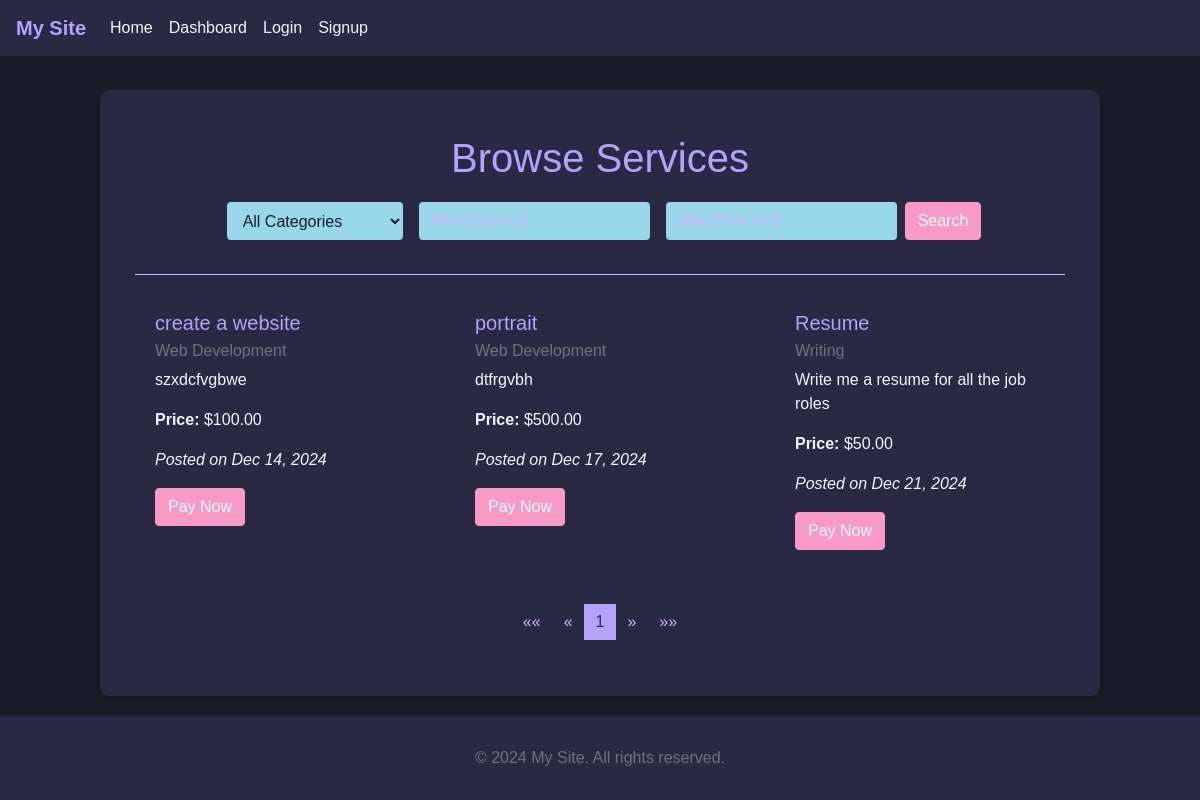
/services/, run on an earlier commit of the app's database.
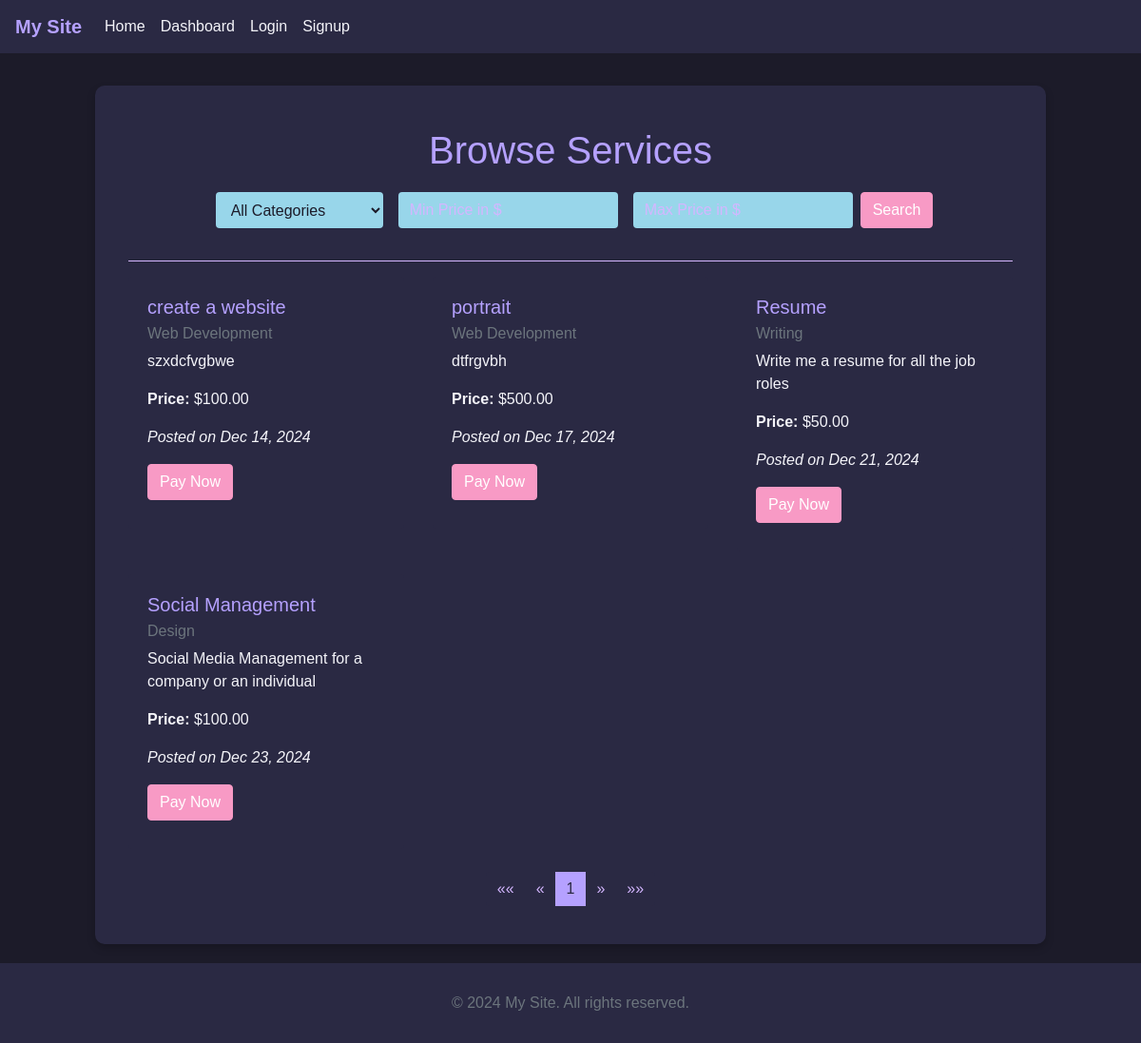
And on a later commit of the database.
### services/models.py (models this page shows, shortened)
class Service(models.Model):
    CATEGORY_CHOICES = [
        ('web_dev', 'Web Development'),
        ('design', 'Design'),
        ('writing', 'Writing'),
        ('marketing', 'Marketing'),
    ]
    title = models.CharField(max_length=200)
    description = models.TextField()
    price = models.DecimalField(max_digits=10, decimal_places=2, null=False, blank=False)
    category = models.CharField(max_length=50, choices=CATEGORY_CHOICES)
    owner = models.ForeignKey('users.CustomUser', on_delete=models.CASCADE, related_name='services')
    created_at = models.DateTimeField(auto_now_add=True)
    updated_at = models.DateTimeField(auto_now=True)
    is_paid = models.BooleanField(default=False)  # New field to track payment status

### services/views.py (the view)
# urls.py: path('', views.service_list, name='service_list'),              # List all services
def service_list(request):
    services = Service.objects.all()
    form = ServiceSearchForm(request.GET)  # Bind the form to GET parameters
    if form.is_valid():
        category = form.cleaned_data.get('category')
        min_price = form.cleaned_data.get('min_price')
        max_price = form.cleaned_data.get('max_price')
        if category:
            services = services.filter(category=category)
        if min_price is not None:
            services = services.filter(price__gte=min_price)
        if max_price is not None:
            services = services.filter(price__lte=max_price)
    paginator = Paginator(services, 5)  # Show 5 services per page
    page_number = request.GET.get('page')
    page_obj = paginator.get_page(page_number)
    return render(request, 'services/service_list.html', {
        'page_obj': page_obj,
        'form': form,
    })

### services/forms.py
class ServiceSearchForm(forms.Form):
    title = forms.CharField(max_length=200, required=False, label='Title')
    category = forms.ChoiceField(choices=[('', 'All Categories')] + Service.CATEGORY_CHOICES, required=False)
    min_price = forms.DecimalField(max_digits=10, decimal_places=2, required=False, label='Min Price')
    max_price = forms.DecimalField(max_digits=10, decimal_places=2, required=False, label='Max Price')

### users/context_processors.py (called while the page is built)
def dashboard_url(request):
    if request.user.is_authenticated:
        if request.user.role == ROLE_FREELANCER:
            return {'dashboard_url': reverse('users:freelancer_dashboard')}
        elif request.user.role == ROLE_CLIENT:
            return {'dashboard_url': reverse('users:client_dashboard')}
    return {'dashboard_url': None}

### services/templates/services/service_list.html (shortened to what this page needs)
{% extends 'services/base.html' %}
{% load static %}
{% block content %}
<div class="container mt-4">
    <h1 class="text-center" style="color: #B5A1FF;">Browse Services</h1>
    <form method="get" action="{% url 'services:service_list' %}" class="form-inline justify-content-center mb-4">
        <div class="form-group mx-sm-2">
            <select name="category" id="id_category" class="form-control" style="background-color: #98D6EA; color: #1C1B29; border: none;">
                {% for choice in form.fields.category.choices %}
                    <option value="{{ choice.0 }}" {% if request.GET.category == choice.0 %}selected{% endif %}>
                        {{ choice.1 }}
                    </option>
                {% endfor %}
            </select>
        </div>
        <div class="form-group mx-sm-2">
            <input type="number" step="50" name="min_price" id="id_min_price" class="form-control" placeholder="Min Price in $" value="{{ request.GET.min_price|default:'' }}" style="background-color: #98D6EA; color: #1C1B29; border: none;">
        </div>
        <div class="form-group mx-sm-2">
            <input type="number" step="50" name="max_price" id="id_max_price" class="form-control" placeholder="Max Price in $" value="{{ request.GET.max_price|default:'' }}" style="background-color: #98D6EA; color: #1C1B29; border: none;">
        </div>
        <button type="submit" class="btn btn-primary" style="background-color: #F89AC5; border-color: #F89AC5;">Search</button>
    </form>
    <hr style="border-color: #D4B6FF;">
    {% if page_obj %}
        <div class="row">
            {% for service in page_obj %}
                <div class="col-md-4 mb-4">
                    <div class="card" style="background-color: #2A2943; color: #f4f4f9; border: none;">
                        <div class="card-body">
                            <h5 class="card-title" style="color: #B5A1FF;">{{ service.title }}</h5>
                            <h6 class="card-subtitle mb-2 text-muted" style="color: #D4B6FF;">{{ service.get_category_display }}</h6>
                            <p class="card-text">{{ service.description|truncatewords:20 }}</p>
                            <p><strong>Price:</strong> ${{ service.price }}</p>
                            <p><em>Posted on {{ service.created_at|date:"M d, Y" }}</em></p>
                            <a href="{% url 'services:create_booking' service_id=service.pk %}" class="btn btn-primary" style="background-color: #F89AC5; border-color: #F89AC5;">Pay Now</a>
                        </div>
                    </div>
                </div>
            {% endfor %}
        </div>
        <nav aria-label="Page navigation">
            <ul class="pagination justify-content-center">
                {% if page_obj.has_previous %}
                    <li class="page-item">
                        <a class="page-link" href="?page=1" aria-label="First" style="color: #D4B6FF; background-color: #2A2943; border: none;">
                            <span aria-hidden="true">&laquo;&laquo;</span>
                        </a>
                    </li>
                    <li class="page-item">
                        <a class="page-link" href="?page={{ page_obj.previous_page_number }}" aria-label="Previous" style="color: #D4B6FF; background-color: #2A2943; border: none;">
                            <span aria-hidden="true">&laquo;</span>
                        </a>
                    </li>
                {% else %}
                    <li class="page-item disabled">
                        <a class="page-link" href="#" aria-label="First" style="color: #D4B6FF; background-color: #2A2943; border: none;">
                            <span aria-hidden="true">&laquo;&laquo;</span>
                        </a>
                    </li>
                    <li class="page-item disabled">
                        <a class="page-link" href="#" aria-label="Previous" style="color: #D4B6FF; background-color: #2A2943; border: none;">
                            <span aria-hidden="true">&laquo;</span>
                        </a>
                    </li>
                {% endif %}
                {% for i in page_obj.paginator.page_range %}
                    {% if page_obj.number == i %}
                        <li class="page-item active">
                            <a class="page-link" href="?page={{ i }}" style="color: #2A2943; background-color: #B5A1FF; border: none;">{{ i }}</a>
                        </li>
                    {% else %}
                        <li class="page-item">
                            <a class="page-link" href="?page={{ i }}" style="color: #D4B6FF; background-color: #2A2943; border: none;">{{ i }}</a>
                        </li>
                    {% endif %}
                {% endfor %}
                {% if page_obj.has_next %}
                    <li class="page-item">
                        <a class="page-link" href="?page={{ page_obj.next_page_number }}" aria-label="Next" style="color: #D4B6FF; background-color: #2A2943; border: none;">
                            <span aria-hidden="true">&raquo;</span>
                        </a>
                    </li>
                    <li class="page-item">
                        <a class="page-link" href="?page={{ page_obj.paginator.num_pages }}" aria-label="Last" style="color: #D4B6FF; background-color: #2A2943; border: none;">
                            <span aria-hidden="true">&raquo;&raquo;</span>
                        </a>
                    </li>
                {% else %}
                    <li class="page-item disabled">
                        <a class="page-link" href="#" aria-label="Next" style="color: #D4B6FF; background-color: #2A2943; border: none;">
                            <span aria-hidden="true">&raquo;</span>
                        </a>
                    </li>
                    <li class="page-item disabled">
                        <a class="page-link" href="#" aria-label="Last" style="color: #D4B6FF; background-color: #2A2943; border: none;">
                            <span aria-hidden="true">&raquo;&raquo;</span>
                        </a>
                    </li>
                {% endif %}
            </ul>
        </nav>
    {% else %}
        <p style="color: #f4f4f9;">No services found matching your criteria.</p>
    {% endif %}
</div>
{% endblock %}

### services/templates/services/base.html (shortened to what this page needs)
<!DOCTYPE html>
<html lang="en">
<head>
    <link rel="stylesheet" href="https://stackpath.bootstrapcdn.com/bootstrap/4.5.2/css/bootstrap.min.css">
</head>
<body>
    <nav class="navbar navbar-expand-lg fixed-top">
        <a class="navbar-brand" href="{% url 'home' %}">My Site</a>
        <div class="collapse navbar-collapse" id="navbarNav">
            <ul class="navbar-nav mr-auto">
                <li class="nav-item">
                    <a class="nav-link" href="{% url 'home' %}">Home</a>
                </li>
                <li class="nav-item">
                    {% if dashboard_url %}
                        <a class="nav-link" href="{{ dashboard_url }}">Dashboard</a>
                    {% else %}
                        <a class="nav-link disabled" href="#">Dashboard</a>
                    {% endif %}
                </li>
                <ul class="navbar-nav ml-auto">
                    <li class="nav-item">
                         <a class="nav-link" href="{% url 'users:login' %}">Login</a>
                    </li>
                    <li class="nav-item">
                        <a class="nav-link" href="{% url 'users:signup' %}">Signup</a>
                    </li>
                </ul>
            </ul>
        </div>
    </nav>
    <div class="container content-container">
        {% block content %}
        {% endblock %}
    </div>
    <footer class="footer">
        <div class="container">
            <span class="text-muted">&copy; 2024 My Site. All rights reserved.</span>
        </div>
    </footer>
</body>
</html>

### services/templates/services/base.html (style rules this page uses)
body { background-color: #1C1B29; color: #f4f4f9; font-family: 'Arial', sans-serif; padding-top: 70px; display: flex; flex-direction: column; min-height: 100vh; }
h1 { color: #B5A1FF; text-align: center; margin-bottom: 20px; }
.form-control { background-color: #98D6EA; color: #1C1B29; border: none; margin-bottom: 10px; }
.form-control::placeholder { color: #D4B6FF; }
.btn { margin-bottom: 10px; }
.btn-primary { background-color: #F89AC5; border-color: #F89AC5; }
.content-container { padding: 20px; border-radius: 10px; background-color: #2A2943; box-shadow: 0 4px 8px rgba(0, 0, 0, 0.2); }
.container { max-width: 1000px; margin: 20px auto; flex: 1; }
.navbar { background-color: #2A2943; }
.navbar-brand { font-weight: bold; color: #B5A1FF; }
.navbar-nav .nav-item .nav-link { font-weight: 500; color: #f4f4f9; }
.footer { background-color: #2A2943; color: #f4f4f9; padding: 10px 0; text-align: center; margin-top: auto; }
.footer .text-muted { color: #B5A1FF; }

What changed in the data, as far as the page shows it:
added Service: title "Social Management", category "Design", description "Social Media Management for a company or an individual", price "100.00", created_at "Dec 23, 2024"
